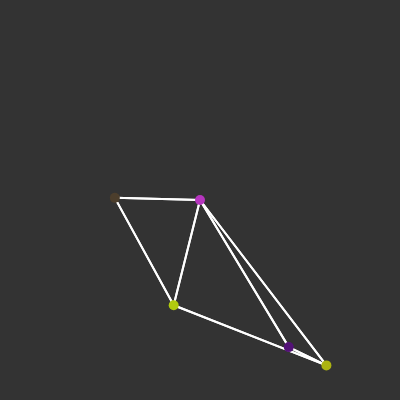
Frame 1 (no input)
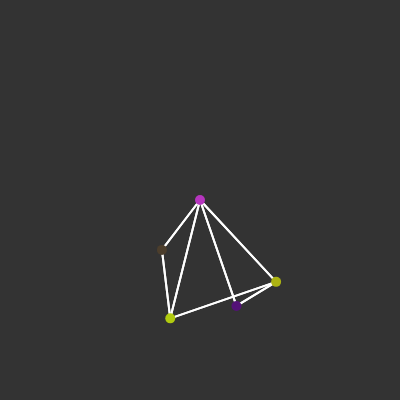
Frame 60 (no input)
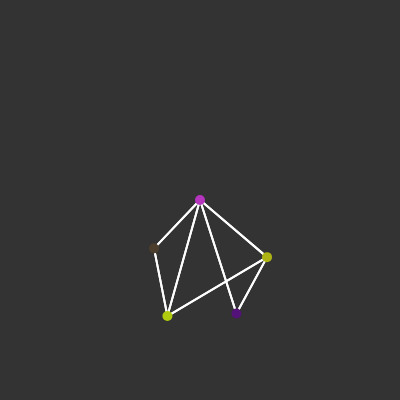
Frame 120 (the mouse pressed at the canvas centre since frame 60)

The p5.js sketch that drew these frames (run headless with seeded random() and noise() and a simulated clock; from frame 60 on, the mouse is pressed at the canvas centre):

// p5.js sketch
// ── sketch.js
let nodes = [];

function setup() {
  createCanvas(400,400);
  frameRate(165);
  let a = new Node();
  let b = new Node();
  let c = new Node();
  let d = new Node();
  let e = new Node();

  a.setStatic(true);
  a.setPos(width/2, height/2);

  a.addEdge(b);
  a.addEdge(c);
  b.addEdge(c);
  d.addEdge(c);
  d.addEdge(a);
  d.addEdge(e);
  e.addEdge(a);

  nodes.push(a,b,c,d,e);
}

function draw() {
  background(51);
  for(let node of nodes) {
    node.update(nodes);
  }

  for(let node of nodes) {
    node.showEdges();
  }

  for(let node of nodes) {
    node.show();
  }

}

// ── node.js
class Node {
  constructor() {
    this.col = color(random(255), random(255), random(255));
    let tx = random(width);
    let ty = random(height);
    this.pos = createVector(tx, ty);
    this.isStatic = false;
    this.connected = [];
    this.edgeLen = 10000;
  }

  setStatic(isStatic) {
    this.isStatic = isStatic;
  }

  setPos(x, y) {
    this.pos.set(x, y);
  }

  addEdge(otherNode) {
    if(this.connected.indexOf(otherNode) == -1) {
      this.connected.push(otherNode);
      otherNode.addEdge(this);
    } else {
      console.error("Edge already exists.");
    }
  }

  removeEdge(otherNode) {
    let index = this.connected.indexOf(otherNode)
      if(index != -1) {
        this.connected.splice(index, 1);
        otherNode.removeEdge(this);
      } else {
        console.error("Edge not present");
      }
  }

  show() {
    push();
    translate(this.pos.x, this.pos.y);
    rectMode(CENTER);
    noStroke();
    fill(this.col);
    ellipse(0, 0, 10, 10);
    pop();

  }

  showEdges() {
    push();
    stroke(255);
    strokeWeight(2);
    for(let other of this.connected) {
      line(this.pos.x, this.pos.y, other.pos.x, other.pos.y);
    }
    pop();
  }

  update(nodeList) {
    if(!this.isStatic) {
      for(let other of nodeList) {
        let x = other.pos.x - this.pos.x;
        let y = other.pos.y - this.pos.y;
        let d = x*x + y*y;


        let strength = this.edgeLen - d;

        let dir = createVector(x, y);
        dir.setMag(-strength / 10000.0);

        this.pos.add(dir);
      }
    }
  }
}
